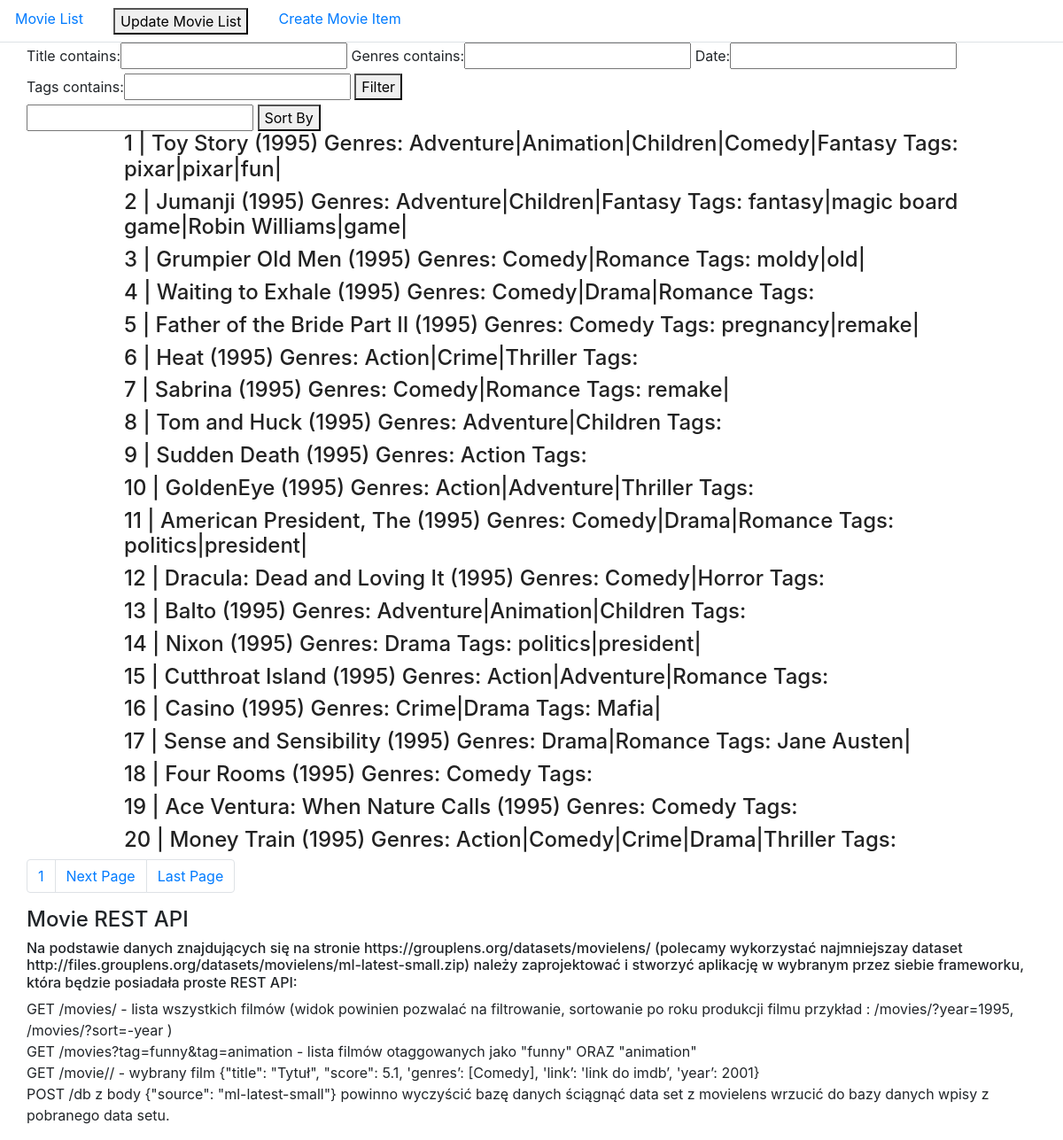
Page /movies/ on the committed database.
### movies/models.py (models this page shows, shortened)
class Movie(models.Model):
    title                   = models.CharField(max_length=60, null=False, blank=False)
    movieId                 = models.IntegerField(unique=True)
    genres                  = models.TextField(max_length=200, null=False, blank=False)
    date                    = models.CharField(max_length=10, null=False, blank=False)
    tags                    = models.TextField(max_length=200, null=False, blank=False, default="")
    ratings                 = models.TextField(max_length=200, null=False, blank=False, default="")

### movies/views.py (the view)
# urls.py: 2. Add a URL to urlpatterns:  path('', views.home, name='home')
def home(request):
     year = request.GET.get('year')
     if(year):
        movie_items = Movie.objects.filter(date=year)
     else:
        movie_items = Movie.objects.all()
     myFilter = MovieFilter(request.GET, queryset=movie_items)
     movie_items = myFilter.qs
     sort = 'id'
     sort = request.GET.get('sort')
     if sort != None:
         movie_items = Movie.objects.order_by(sort)
     paginator = Paginator(movie_items, 20)
     page = request.GET.get('page')
     movie_items = paginator.get_page(page)
     context = {
            'movie_items': movie_items,
            'myFilter': myFilter,
        }
     return render(request, 'movies/home.html', context)

### movies/templates/movies/home.html (shortened to what this page needs)
{% extends 'movies/base.html' %}
{% block content %}
<div class="container">
  <div class="row">
    <form method="get">
        {{myFilter.form}}
      <button type="submit" name="button">Filter</button>
    </form>
  </div>
  <div class="row">
    <form method="get">
      <input type="text" name="sort" value="">
      <button type="submit">Sort By</button>
    </form>
  </div>
  <div class="row">
    <div class="">
      {% for movie_item in movie_items %}
        <div class="movie-item-container">
          {% include 'movies/snippets/movie_snippet.html' with movie_item=movie_item %}
        </div>
      {% endfor %}
      <nav aria-label="Page navigation example">
        <ul class="pagination">
          {% for num in movie_items.paginator.page_range %}
            {% if movie_items.number == num %}
              <li class="page-item"><a class="page-link" href="">{{num}}</a></li>
            {% elif num > movie_item.number|add:'-3' and num < movie_item.number|add:'3' %}
              <li class="page-item"><a class="page-link" href="">{{num}}</a></li>
            {% endif %}
          {% endfor %}
          {% if movie_items.has_next %}
            <li class="page-item"><a class="page-link" href="?page={{ movie_items.next_page_number }}">Next Page</a></li>
            <li class="page-item"><a class="page-link" href="?page={{ movie_items.paginator.num_pages }}">Last Page</a></li>
          {% endif %}
        </ul>
      </nav>
    </div>
  </div>
  <div class="row">
    <h4>Movie REST API</h4>
    <h6>Na podstawie danych znajdujących się na stronie https://grouplens.org/datasets/movielens/ (polecamy wykorzystać najmniejszay dataset
      http://files.grouplens.org/datasets/movielens/ml-latest-small.zip)
      należy zaprojektować i stworzyć aplikację w wybranym przez siebie frameworku, która będzie posiadała proste REST API:</h6>
    <p>GET /movies/ - lista wszystkich filmów (widok powinien pozwalać na filtrowanie, sortowanie po roku produkcji filmu przykład : /movies/?year=1995,
      /movies/?sort=-year )
    <br>GET /movies?tag=funny&tag=animation - lista filmów otaggowanych jako "funny" ORAZ "animation"
    <br>GET /movie/<movieId>/ - wybrany film {"title": "Tytuł", "score": 5.1, 'genres’: [Comedy], 'link’: 'link do imdb’, 'year’: 2001}
    <br>POST /db z body {"source": "ml-latest-small"}
    powinno wyczyścić bazę danych
    ściągnąć data set z movielens
    wrzucić do bazy danych wpisy z pobranego data setu.</p>
  </div>
</div>
{% endblock content %}

### movies/templates/movies/base.html (shortened to what this page needs)
{% load static %}
<!doctype html>
<html lang="en">
  <head>
    <link rel="stylesheet" href="{% static 'css/main.css' %}">
    <link rel="stylesheet" href="https://stackpath.bootstrapcdn.com/bootstrap/4.4.1/css/bootstrap.min.css">
  </head>
  <body>
    <nav class="nav nav-tabs">
      <li class="nav-item"><a href="{% url 'movies:movies-home' %}" class="nav-link" >Movie List</a></li>
      <li class="nav-item"><a href="{% url 'movies:update' %}" class="nav-link" >
          <button type="submit" name="button">Update Movie List</button>
      </a></li>
      <li class="nav-item"><a href="{% url 'movies:create' %}" class="nav-link" >Create Movie Item</a></li>
    </nav>
    {% block content %}
    {% endblock content %}
  </body>
</html>

### movies/templates/movies/snippets/movie_snippet.html
<div class="container">
  <div class="row">
      <div class="col-md-11 offset-md-1">
        <a href="/movies/{{movie_item.movieId}}"><h4>{{movie_item.movieId}} | {{movie_item.title}} Genres: {{movie_item.genres}} Tags: {{movie_item.tags}}</h4></a>
      </div>
  </div>
</div>

### movies/static/css/main.css (style rules this page uses)
nav { text-align: center; }
a > h4 { color: #222; }

### rows in the picture
Movie: movieId "1", title "Toy Story (1995)", genres "Adventure|Animation|Children|Comedy|Fantasy", tags "pixar|pixar|fun|"
Movie: movieId "2", title "Jumanji (1995)", genres "Adventure|Children|Fantasy", tags "fantasy|magic board game|Robin Williams|game|"
Movie: movieId "3", title "Grumpier Old Men (1995)", genres "Comedy|Romance", tags "moldy|old|"
Movie: movieId "4", title "Waiting to Exhale (1995)", genres "Comedy|Drama|Romance"
Movie: movieId "5", title "Father of the Bride Part II (1995)", genres "Comedy", tags "pregnancy|remake|"
Movie: movieId "6", title "Heat (1995)", genres "Action|Crime|Thriller"
Movie: movieId "7", title "Sabrina (1995)", genres "Comedy|Romance", tags "remake|"
Movie: movieId "8", title "Tom and Huck (1995)", genres "Adventure|Children"
Movie: movieId "9", title "Sudden Death (1995)", genres "Action"
Movie: movieId "10", title "GoldenEye (1995)", genres "Action|Adventure|Thriller"
Movie: movieId "11", title "American President, The (1995)", genres "Comedy|Drama|Romance", tags "politics|president|"
Movie: movieId "12", title "Dracula: Dead and Loving It (1995)", genres "Comedy|Horror"
Movie: movieId "13", title "Balto (1995)", genres "Adventure|Animation|Children"
Movie: movieId "14", title "Nixon (1995)", genres "Drama", tags "politics|president|"
Movie: movieId "15", title "Cutthroat Island (1995)", genres "Action|Adventure|Romance"
Movie: movieId "16", title "Casino (1995)", genres "Crime|Drama", tags "Mafia|"
Movie: movieId "17", title "Sense and Sensibility (1995)", genres "Drama|Romance", tags "Jane Austen|"
Movie: movieId "18", title "Four Rooms (1995)", genres "Comedy"
Movie: movieId "19", title "Ace Ventura: When Nature Calls (1995)", genres "Comedy"
Movie: movieId "20", title "Money Train (1995)", genres "Action|Comedy|Crime|Drama|Thriller"

### other values in the picture
{{ num }} "1"
